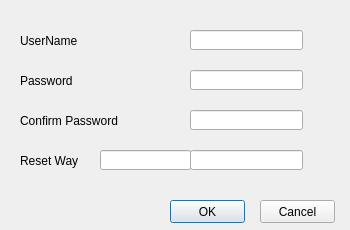
<?xml version="1.0" encoding="UTF-8"?>
<ui version="4.0">
    <class>CInitializeDevDlg</class>
    <widget class="QDialog" name="CInitializeDevDlg">
        <property name="geometry">
            <rect>
                <x>0</x>
                <y>0</y>
                <width>350</width>
                <height>230</height>
            </rect>
        </property>
        <property name="minimumSize">
            <size>
                <width>350</width>
                <height>230</height>
            </size>
        </property>
        <property name="maximumSize">
            <size>
                <width>350</width>
                <height>230</height>
            </size>
        </property>
        <property name="baseSize">
            <size>
                <width>350</width>
                <height>230</height>
            </size>
        </property>
        <property name="windowTitle">
            <string>Initialize Device</string>
        </property>
        <widget class="QLabel" name="UserName">
            <property name="geometry">
                <rect>
                    <x>20</x>
                    <y>30</y>
                    <width>101</width>
                    <height>21</height>
                </rect>
            </property>
            <property name="text">
                <string>UserName</string>
            </property>
        </widget>
        <widget class="QLabel" name="Password">
            <property name="geometry">
                <rect>
                    <x>20</x>
                    <y>70</y>
                    <width>101</width>
                    <height>21</height>
                </rect>
            </property>
            <property name="text">
                <string>Password</string>
            </property>
        </widget>
        <widget class="QLabel" name="ConfirmPassword">
            <property name="geometry">
                <rect>
                    <x>20</x>
                    <y>110</y>
                    <width>141</width>
                    <height>21</height>
                </rect>
            </property>
            <property name="text">
                <string>Confirm Password</string>
            </property>
        </widget>
        <widget class="QLabel" name="ResetWay">
            <property name="geometry">
                <rect>
                    <x>20</x>
                    <y>150</y>
                    <width>71</width>
                    <height>21</height>
                </rect>
            </property>
            <property name="text">
                <string>Reset Way</string>
            </property>
        </widget>
        <widget class="QLineEdit" name="UserName_Edit">
            <property name="geometry">
                <rect>
                    <x>190</x>
                    <y>30</y>
                    <width>113</width>
                    <height>20</height>
                </rect>
            </property>
        </widget>
        <widget class="QLineEdit" name="Password_Edit">
            <property name="geometry">
                <rect>
                    <x>190</x>
                    <y>70</y>
                    <width>113</width>
                    <height>20</height>
                </rect>
            </property>
        </widget>
        <widget class="QLineEdit" name="ConfirmPassword_Edit">
            <property name="geometry">
                <rect>
                    <x>190</x>
                    <y>110</y>
                    <width>113</width>
                    <height>20</height>
                </rect>
            </property>
        </widget>
        <widget class="QLineEdit" name="ResetWay_Edit">
            <property name="geometry">
                <rect>
                    <x>190</x>
                    <y>150</y>
                    <width>113</width>
                    <height>20</height>
                </rect>
            </property>
        </widget>
        <widget class="QPushButton" name="OKButton">
            <property name="geometry">
                <rect>
                    <x>170</x>
                    <y>200</y>
                    <width>75</width>
                    <height>23</height>
                </rect>
            </property>
            <property name="text">
                <string>OK</string>
            </property>
        </widget>
        <widget class="QPushButton" name="CancelButton">
            <property name="geometry">
                <rect>
                    <x>260</x>
                    <y>200</y>
                    <width>75</width>
                    <height>23</height>
                </rect>
            </property>
            <property name="text">
                <string>Cancel</string>
            </property>
        </widget>
        <widget class="QLineEdit" name="RetWay_Edit">
            <property name="geometry">
                <rect>
                    <x>100</x>
                    <y>150</y>
                    <width>91</width>
                    <height>20</height>
                </rect>
            </property>
        </widget>
    </widget>
    <layoutdefault spacing="6" margin="11"/>
    <resources/>
    <connections/>
</ui>
